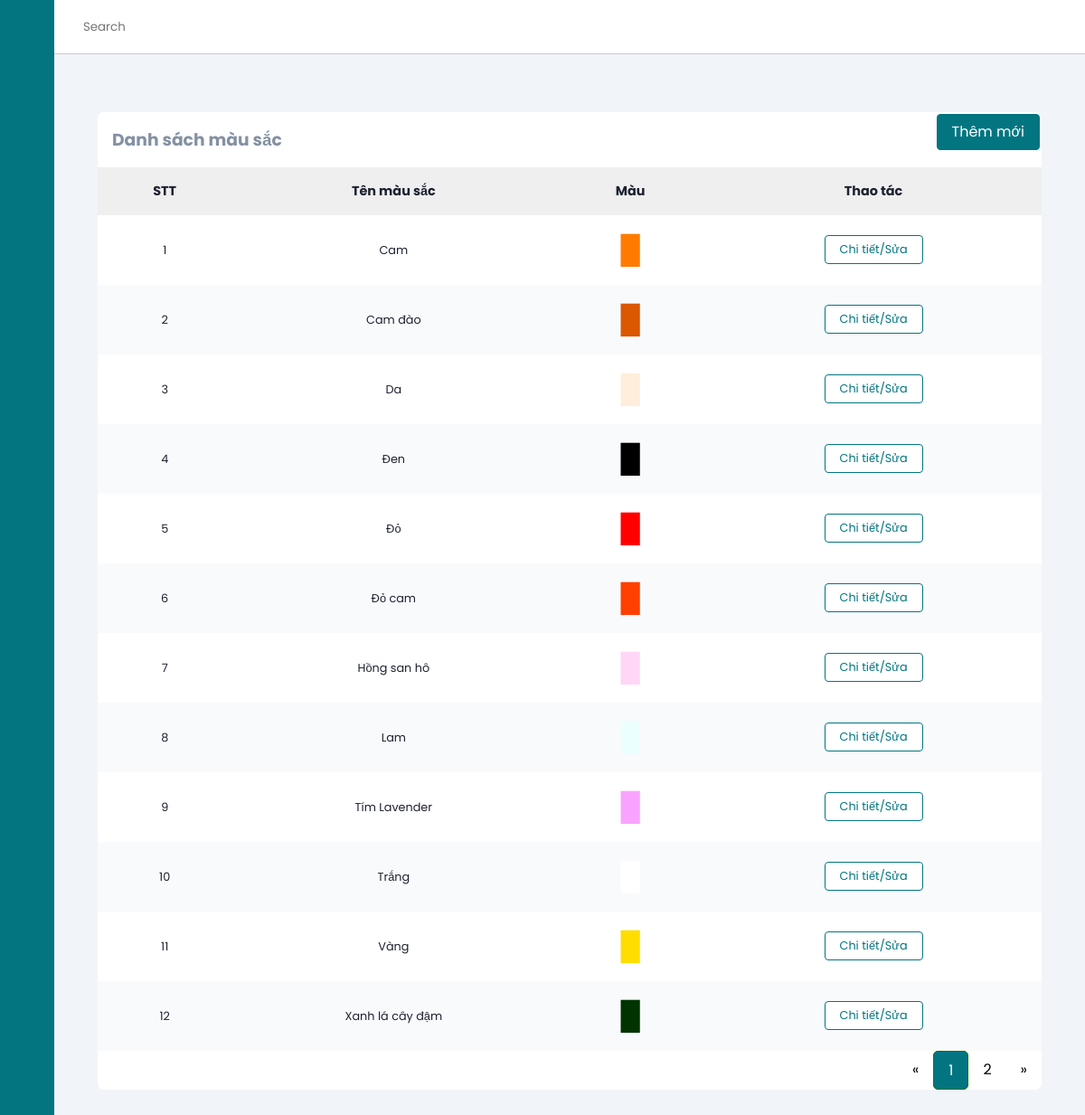
Screenshot of /colorManage?page=1 (signed in) with the database file from the repository.
### tables this page shows
CREATE TABLE `color` (
  `id` int(11) NOT NULL,
  `name` varchar(50) NOT NULL,
  `rgb` varchar(20) NOT NULL
);

### mvc/core/ControllerBase.php (called while the page is built, shortened)
<?php
class ControllerBase{
    public function view($view, $data=[]){
        require_once "./mvc/views/".$view.".php";
    }
}
?>

### mvc/controllers/colorManage.php (called while the page is built, shortened)
<?php
class colorManage extends ControllerBase
{
    public function index($page = 1)
    {
        $color = $this->model("colorModel");
        $colorList = ($color->getAllAdmin($page['page']))->fetch_all(MYSQLI_ASSOC);
        $countPaging = $color->getCountPaging(8);
        $this->view("admin/color", [
            "headTitle" => "Quản lý màu sắc",
            "colorList" => $colorList,
            'countPaging' => $countPaging
        ]);
    }
}

### mvc/core/App.php (called while the page is built, shortened)
<?php
class App
{
    protected $action = "Index";
    function __construct()
    {
        $arr = $this->UrlProcess();
        if (file_exists("./mvc/controllers/" . $arr[0] . ".php")) {
            unset($arr[0]);
        }
        $this->controller = new $this->controller;
        $this->params = $arr ? array_values($arr) : [];
        array_push($this->params, $_GET);
        call_user_func_array([$this->controller, $this->action], $this->params);
    }
    function UrlProcess()
    {
        if (isset($_GET["url"])) {
            return explode("/", filter_var(trim($_GET["url"], "/")));
        }
    }
}

### index.php (called while the page is built, shortened)
<?php
$myApp = new App();
?>

### mvc/core/DB.php (called while the page is built, shortened)
<?php
class DB{
    private static $instance = null;
    protected $servername = "localhost";
    protected $username = "root";
    protected $password = "";
    private function __construct(){
        $this->con = mysqli_connect($this->servername, $this->username, $this->password);
    }
    public static function getInstance()
    {
      if(!self::$instance)
      {
        self::$instance = new DB();
      }
      return self::$instance;
    }
}
?>

### mvc/models/colorModel.php (called while the page is built, shortened)
<?php
class colorModel
{
    private static $instance = null;
    public static function getInstance()
    {
        if (!self::$instance) {
            self::$instance = new colorModel();
        }
        return self::$instance;
    }
    public function getAllAdmin()
    {
        $db = DB::getInstance();
        $sql = "SELECT * FROM color ORDER BY name";
        $result = mysqli_query($db->con, $sql);
        return $result;
    }
}

### mvc/views/admin/color.php (the view, shortened to what this page needs)
<?php require APP_ROOT . '/views/admin/inc/head.php'; ?>
<body>
    <?php require APP_ROOT . '/views/admin/inc/sidebar.php'; ?>
    <div class="main-content">
        <header>
            <div class="search-wrapper">
                <input type="search" placeholder="Search">
            </div>
            <div class="social-icons">
                <div></div>
            </div>
        </header>
        <main>
            <section class="recent">
                <div class="activity-grid">
                    <div class="activity-card">
                        <a href="<?= URL_ROOT . '/colorManage/add' ?>" class="button right">Thêm mới</a>
                        <h3>Danh sách màu sắc</h3>
                        <div class="table-responsive">
                            <table>
                                <thead>
                                    <tr>
                                        <th>STT</th>
                                        <th>Tên màu sắc</th>
                                        <th>Màu</th>
                                        <th>Thao tác</th>
                                    </tr>
                                </thead>
                                <tbody>
                                    <?php
                                    $count = 0;
                                    foreach ($data['colorList'] as $key => $value) {
                                    ?>
                                        <tr>
                                            <td><?= ++$count ?></td>
                                            <td><?= $value['name'] ?></td>
                                            <td style="color: <?= $value['rgb'] ?>; font-size: 30px;">█</td>
                                            <td>
                                                <a class="button-normal" href="<?= URL_ROOT . '/colorManage/edit/' . $value['id'] ?>">Chi tiết/Sửa</a>
                                            </td>
                                        </tr>
                                    <?php }
                                    ?>
                                </tbody>
                            </table>
                        </div>
                        <div class="pagination">
                            <a href="<?= URL_ROOT ?>/colorManage?page=<?= (isset($_GET['page'])) ? (($_GET['page'] <= 1) ? 1 : $_GET['page'] - 1) : 1 ?>">&laquo;</a>
                            <?php
                            for ($i = 1; $i <= $data['countPaging']; $i++) {
                                if (isset($_GET['page'])) {
                                    if ($i == $_GET['page']) { ?>
                                        <a class="active" href="<?= URL_ROOT ?>/colorManage?page=<?= $i ?>"><?= $i ?></a>
                                    <?php } else { ?>
                                        <a href="<?= URL_ROOT ?>/colorManage?page=<?= $i ?>"><?= $i ?></a>
                                    <?php  }
                                } ?>
                            <?php }
                            ?>
                            <a href="<?= URL_ROOT ?>/colorManage?page=<?= (isset($_GET['page'])) ? ($_GET['page'] == $data['countPaging'] ? $_GET['page'] : $_GET['page'] + 1) : 2 ?>">&raquo;</a>
                        </div>
                    </div>
                </div>
            </section>
        </main>
    </div>
</body>
</html>

### public/css/admin.css (style rules this page uses)
:root { --main-color: #027581; --color-dark: #1D2231; --text-grey: #8390A2; }
* { font-family: 'Poppins', sans-serif; margin: 0; padding: 0; text-decoration: none; list-style-type: none; box-sizing: border-box; }
.main-content { position: relative; margin-left: 240px; transition: margin-left 500ms; }
header { position: fixed; left: 240px; top: 0; z-index: 100; width: calc(100% - 240px); background: #fff; height: 60px; padding: 0rem 1rem; display: flex; align-items: center; justify-content: space-between; border-bottom: 1px solid #ccc; transition: left 500ms; }
.search-wrapper { display: flex; align-items: center; }
.search-wrapper input { border: 0; outline: 0; padding: 1rem; height: 38px; }
.social-icons { display: flex; align-items: center; }
.social-icons span, .social-icons div { margin-left: 1.2rem; }
.social-icons div { height: 38px; width: 38px; background-size: cover; background-repeat: no-repeat; background-image: url(img/1.jpg); border-radius: 50%; }
main { margin-top: 60px; background: #f1f5f9; min-height: 90vh; padding: 1rem 3rem; }
.recent { margin-top: 3rem; margin-bottom: 3rem; }
.activity-grid { display: grid; grid-template-columns: 100% 25%; grid-column-gap: 1.5rem; }
.activity-card, .summary-card, .bday-card { background: #fff; border-radius: 7px; }
.activity-card h3 { color: var(--text-grey); margin: 1rem; }
.activity-card table { width: 100%; border-collapse: collapse; }
.activity-card thead { background: #efefef; text-align: left; }
th, td { font-size: .9rem; padding: 1rem 1rem; color: var(--color-dark); text-align: center; }
td { font-size: .8rem; }
tbody tr:nth-child(even) { background: #f9fafc; }
.button { background: var(--main-color); color: #fff; border: 1px solid var(--main-color); border-radius: 4px; padding: .4rem 1rem; margin: 2px 2px; }
.button-normal { background: white; color: var(--main-color); border: 1px solid var(--main-color); border-radius: 4px; padding: .4rem 1rem; margin: 2px 2px; }
.table-responsive { overflow-x: auto; }
@media only screen and (max-width: 1200px) { .main-content { margin-left: 60px; } }
@media only screen and (max-width: 1200px) { .main-content header { left: 60px; width: calc(100% - 60px); } }
.right { float: right; }
input, textarea, select { width: 100%; padding: 12px 20px; margin: 8px 0; display: inline-block; border: 1px solid #ccc; border-radius: 4px; box-sizing: border-box; }
.active { background: rgb(9, 136, 20); color: #fff; border: 1px solid rgb(23, 116, 4); padding: 5px; border-radius: 20px; }
.pagination { float: right; }
.pagination a { color: black; float: left; padding: 8px 16px; text-decoration: none; }
.pagination a.active { background-color: #027581; color: white; border-radius: 5px; }

### rows the page displays
color: name "Cam"
color: name "Cam đào"
color: name "Da"
color: name "Đen"
color: name "Đỏ"
color: name "Đỏ cam"
color: name "Hồng san hô"
color: name "Lam"
color: name "Tím Lavender"
color: name "Trắng"
color: name "Vàng"
color: name "Xanh lá cây đậm"
